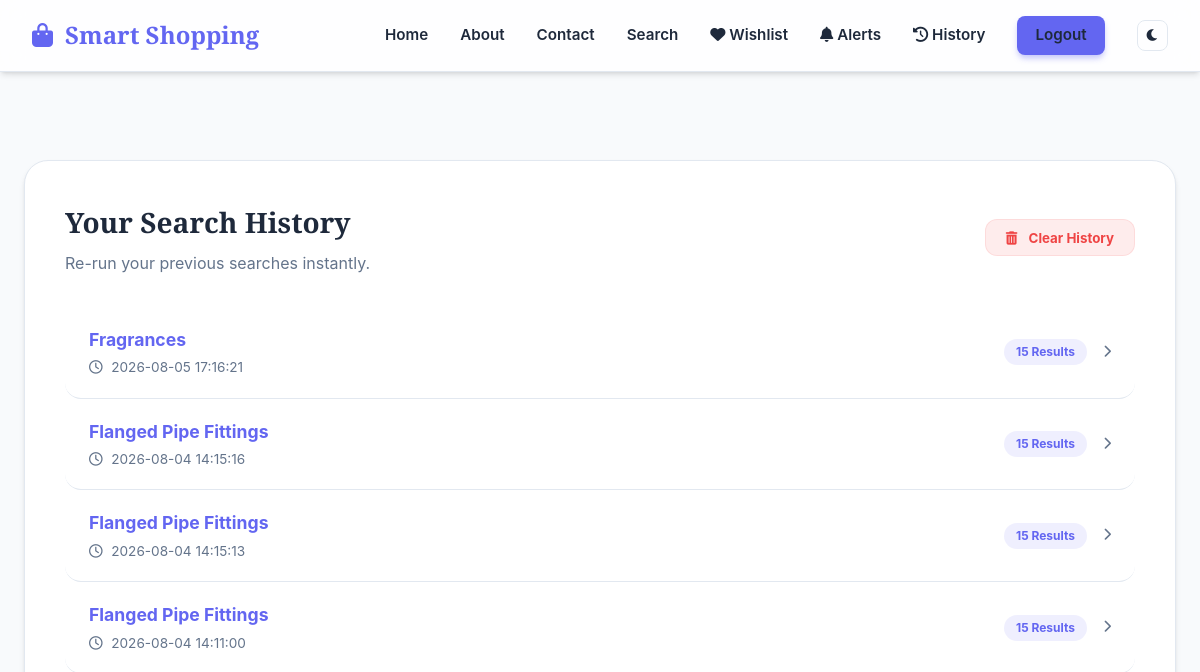
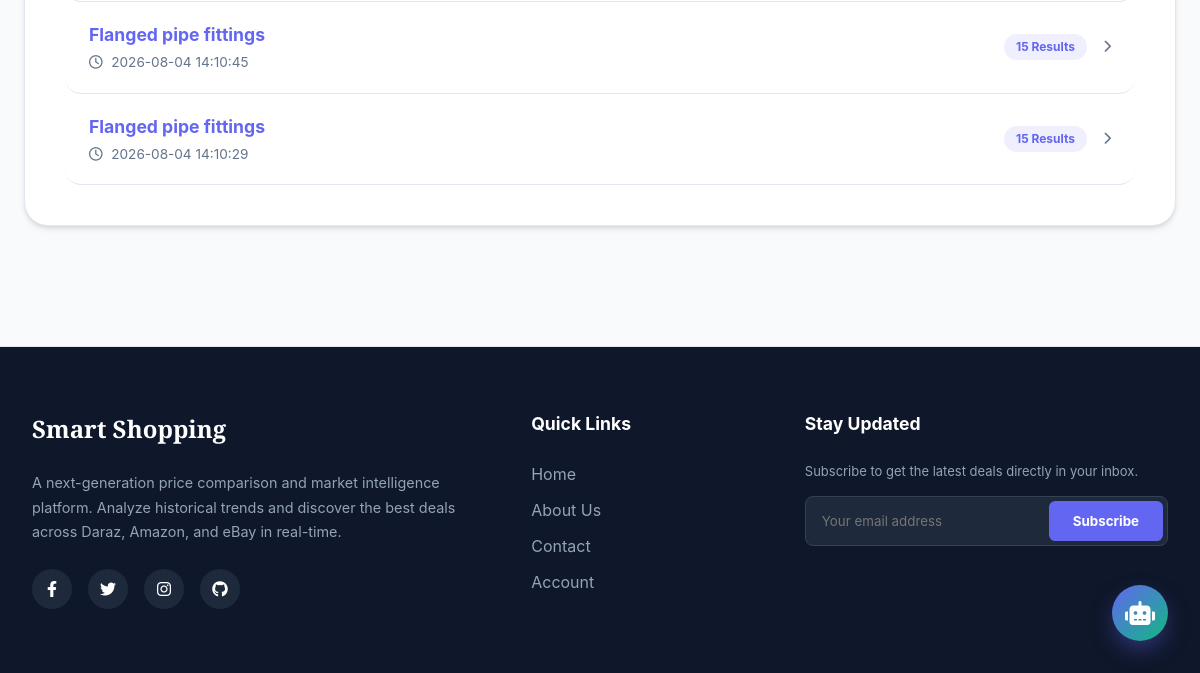
The page /search-history (signed in) on the database as committed earlier (2 pictures, top to bottom).
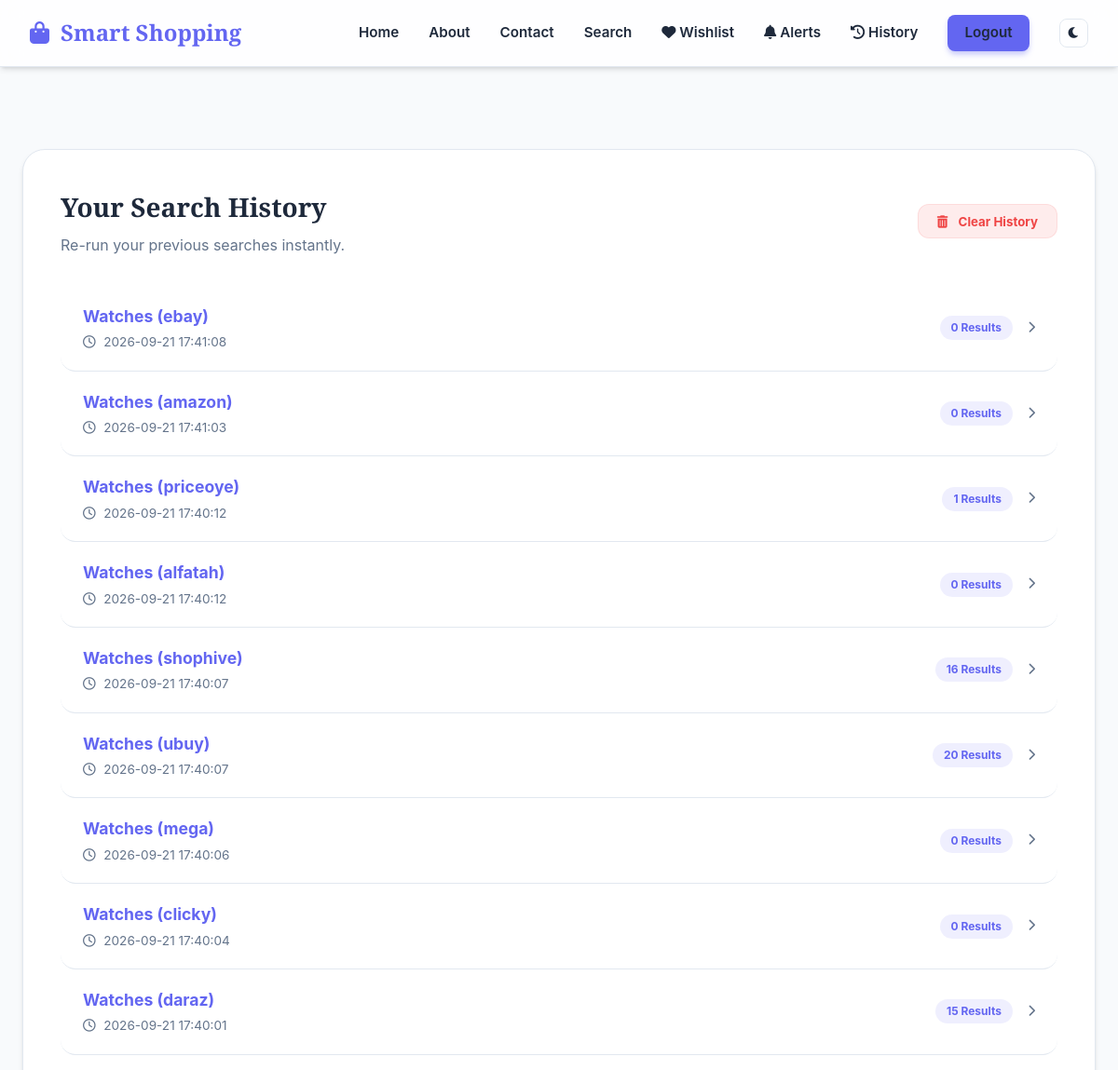
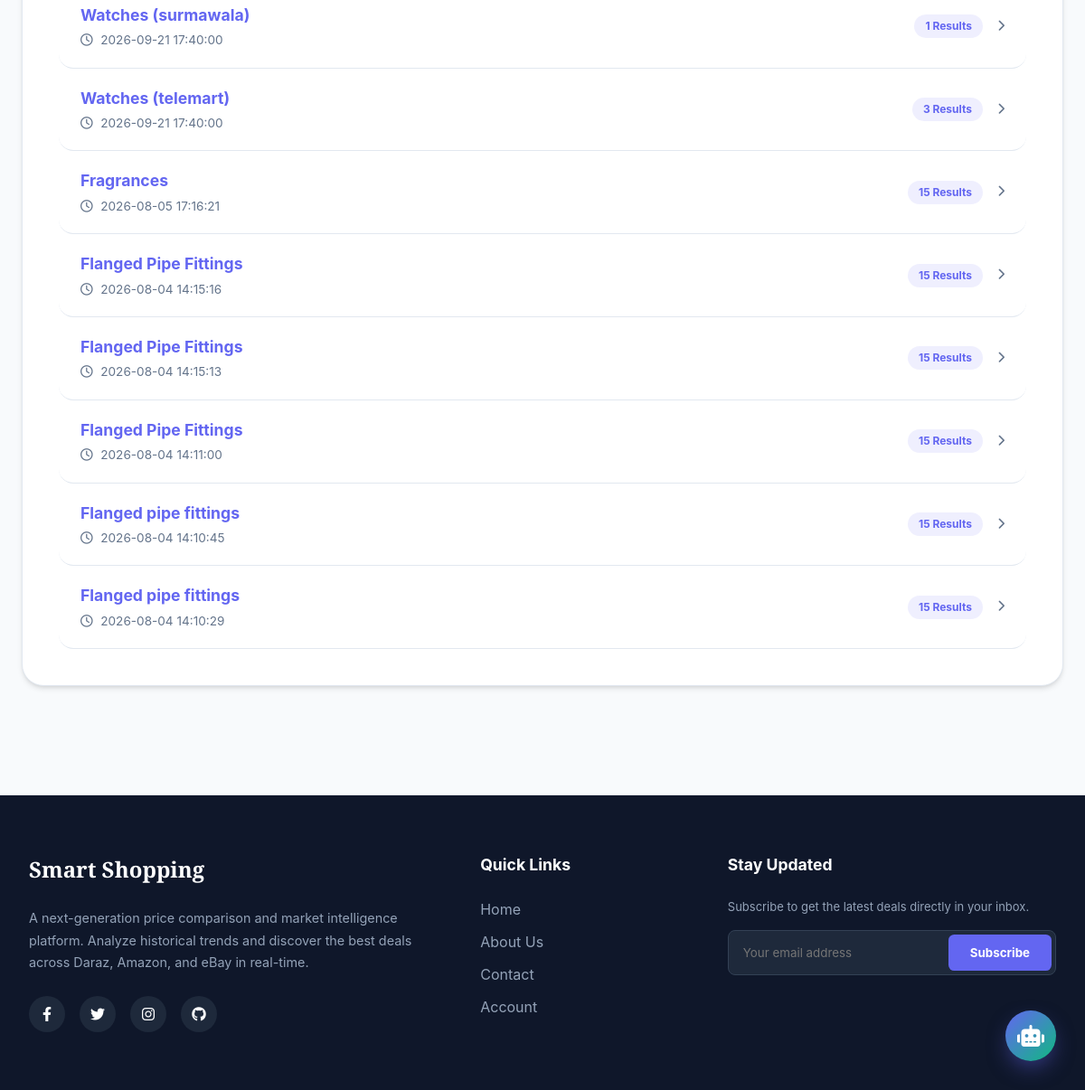
The same page on the database as committed later (2 pictures, top to bottom).
### tables this page shows
CREATE TABLE search_queries (id INTEGER PRIMARY KEY AUTOINCREMENT, query TEXT, user_ip TEXT, timestamp DATETIME DEFAULT CURRENT_TIMESTAMP, results_count INTEGER, user_id INTEGER);

### app.py (the view)
@app.route('/search-history')
@login_required
def search_history():
    if not session.get('user_id'):
        flash("Please login to view search history.", "warning")
        return redirect(url_for('signin'))
    user_id = session.get('user_id')
    conn = get_db_connection()
    history = conn.execute("""
        SELECT * FROM search_queries
        WHERE user_id = ?
        ORDER BY timestamp DESC
    """, (user_id,)).fetchall()
    conn.close()
    return render_template('search_history.html', history=history)

### app.py (called while the page is built)
def login_required(f):
    @wraps(f)
    def decorated_function(*args, **kwargs):
        if not session.get('user_id'):
            flash("Please sign in to access this page.", "warning")
            return redirect(url_for('signin'))
        return f(*args, **kwargs)
    return decorated_function

def get_db_connection():
    conn = sqlite3.connect(DB_PATH)
    conn.row_factory = sqlite3.Row
    return conn

### templates/search_history.html (shortened to what this page needs)
{% extends "base.html" %}
{% block content %}
<div class="container" style="padding-top: 3rem; padding-bottom: 5rem;">
    <div class="history-card">
        <div class="history-header">
            <div>
                <h2>Your Search History</h2>
                <p style="color: var(--text-muted); margin-top: 0.5rem;">Re-run your previous searches instantly.</p>
            </div>
            {% if history %}
            <form action="{{ url_for('clear_history') }}" method="POST"
                onsubmit="return confirm('Are you sure you want to clear your entire search history?');">
                <button type="submit" class="btn-action"
                    style="background: rgba(239, 68, 68, 0.1); color: #ef4444; border: 1px solid rgba(239, 68, 68, 0.1); padding: 0.6rem 1.25rem; border-radius: 0.75rem; font-weight: 700;">
                    <i class="fas fa-trash-alt" style="margin-right: 0.5rem;"></i> Clear History
                </button>
            </form>
            {% endif %}
        </div>
        <div class="history-list">
            {% if history %}
            {% for item in history %}
            <a href="{{ url_for('dashboard', q=item.query) }}" class="history-item">
                <div class="history-info">
                    <span class="history-query">{{ item.query }}</span>
                    <span class="history-meta">
                        <i class="far fa-clock" style="margin-right: 0.3rem;"></i>
                        {{ item.timestamp }}
                    </span>
                </div>
                <div class="history-action">
                    <span class="results-count">{{ item.results_count }} Results</span>
                    <i class="fas fa-chevron-right" style="color: var(--text-muted); font-size: 0.8rem;"></i>
                </div>
            </a>
            {% endfor %}
            {% endif %}
        </div>
    </div>
</div>
{% endblock %}

### templates/base.html (shortened to what this page needs)
<!DOCTYPE html>
<html lang="en">
<head>
    <link rel="stylesheet" href="https://cdnjs.cloudflare.com/ajax/libs/font-awesome/6.0.0/css/all.min.css">
</head>
<body data-user-authenticated="{{ 'true' if session.get('user_id') else 'false' }}">
    <nav class="navbar">
        <a href="{{ url_for('home') }}" class="logo"><i class="fas fa-shopping-bag"></i> Smart Shopping</a>
        <div class="nav-links">
            <a href="{{ url_for('home') }}">Home</a>
            <a href="{{ url_for('about') }}">About</a>
            <a href="{{ url_for('contact') }}">Contact</a>
            {% if session.get('user_id') %}
            <a href="{{ url_for('dashboard') }}">Search</a>
            <a href="{{ url_for('wishlist') }}"><i class="fas fa-heart"></i> Wishlist</a>
            <a href="{{ url_for('my_alerts') }}" style="position: relative;"><i class="fas fa-bell"></i> Alerts</a>
            <a href="{{ url_for('search_history') }}"><i class="fas fa-history"></i> History</a>
            {% endif %}
            {% if session.get('user_id') or session.get('admin_logged_in') %}
            <a href="{{ url_for('logout') }}" class="btn-primary" style="padding: 8px 18px;">Logout</a>
            {% else %}
            <a href="{{ url_for('signin') }}" class="btn-primary" style="padding: 8px 18px;">Sign In</a>
            {% endif %}
            <button class="theme-toggle" id="themeToggle" title="Toggle Dark Mode">
                <i class="fas fa-moon"></i>
            </button>
        </div>
    </nav>
    <div class="main-content">
        {% block content %}{% endblock %}
    </div>
    <footer class="footer">
        <div>
            <h3 class="footer-logo">Smart Shopping</h3>
            <p class="footer-text">A next-generation price comparison and market intelligence platform. Analyze
                historical trends and discover the best deals across Daraz, Amazon, and eBay in real-time.</p>
            <div class="social-links">
                <a href="#"><i class="fab fa-facebook-f"></i></a>
                <a href="#"><i class="fab fa-twitter"></i></a>
                <a href="#"><i class="fab fa-instagram"></i></a>
                <a href="#"><i class="fab fa-github"></i></a>
            </div>
        </div>
        <div class="footer-links">
            <h4>Quick Links</h4>
            <ul>
                <li><a href="{{ url_for('home') }}">Home</a></li>
                <li><a href="{{ url_for('about') }}">About Us</a></li>
                <li><a href="{{ url_for('contact') }}">Contact</a></li>
                <li><a href="{{ url_for('signin') }}">Account</a></li>
            </ul>
        </div>
        <div class="newsletter">
            <h4>Stay Updated</h4>
            <p style="font-size: 13px; margin-bottom: 15px;">Subscribe to get the latest deals directly in your inbox.
            </p>
            <form class="newsletter-form" action="#">
                <input type="email" placeholder="Your email address" required>
                <button type="submit">Subscribe</button>
            </form>
        </div>
    </footer>
    <div class="ai-chat-launcher" id="aiChatLauncher" onclick="toggleAIChat()">
        <i class="fas fa-robot"></i>
    </div>
</body>
</html>

### templates/base.html (style rules this page uses)
:root { --primary: #6366f1; --primary-rgb: 99, 102, 241; --primary-hover: #4f46e5; --secondary: #10b981; --bg-body: #f8fafc; --bg-card: #ffffff; --bg-card-rgb: 255, 255, 255; --text-main: #1e293b; --text-muted: #64748b; --border: #e2e8f0; --navbar-bg: rgba(255, 255, 255, 0.8); --footer-bg: #0f172a; --white: #ffffff; --shadow: 0 4px 6px -1px rgb(0 0 0 / 0.1), 0 2px 4px -2px rgb(0 0 0 / 0.1); --transition: all 0.3s cubic-bezier(0.4, 0, 0.2, 1); }
* { box-sizing: border-box; margin: 0; padding: 0; font-family: 'Inter', 'Source Sans Pro', sans-serif; }
body { background-color: var(--bg-body); color: var(--text-main); display: flex; flex-direction: column; min-height: 100vh; transition: var(--transition); line-height: 1.5; }
h1, h2, h3, .logo { font-family: 'Outfit', 'Playfair Display', serif; font-weight: 700; }
.navbar { background-color: var(--navbar-bg); backdrop-filter: blur(12px); padding: 1rem 2rem; display: flex; justify-content: space-between; align-items: center; box-shadow: var(--shadow); position: sticky; top: 0; z-index: 1000; border-bottom: 1px solid var(--border); transition: var(--transition); }
.logo { font-size: 1.5rem; text-decoration: none; color: var(--primary); display: flex; align-items: center; gap: 0.75rem; }
.nav-links { display: flex; gap: 2rem; align-items: center; }
.nav-links a { text-decoration: none; color: var(--text-main); font-size: 0.95rem; font-weight: 600; transition: var(--transition); }
.theme-toggle { background: none; border: 1px solid var(--border); color: var(--text-main); padding: 0.5rem; border-radius: 0.5rem; cursor: pointer; display: flex; align-items: center; justify-content: center; transition: var(--transition); }
.main-content { flex: 1; padding: 2.5rem 1.5rem; max-width: 1400px; margin: 0 auto; width: 100%; }
.footer { background-color: var(--footer-bg); color: #94a3b8; padding: 4rem 2rem; display: grid; grid-template-columns: 2fr 1fr 1.5fr; gap: 3rem; border-top: 1px solid var(--border); }
.footer-logo { color: var(--white); font-size: 1.5rem; margin-bottom: 1.5rem; }
.footer-text { font-size: 0.9rem; line-height: 1.7; margin-bottom: 1.5rem; }
.footer-links h4, .newsletter h4 { color: var(--white); margin-bottom: 1.5rem; font-size: 1.1rem; }
.footer-links ul { list-style: none; }
.footer-links ul li { margin-bottom: 0.75rem; }
.footer-links ul li a { color: #94a3b8; text-decoration: none; transition: var(--transition); }
.newsletter-form { display: flex; background: #1e293b; padding: 0.25rem; border-radius: 0.5rem; border: 1px solid #334155; }
.newsletter-form input { background: transparent; color: white; padding: 0.75rem; border: none; outline: none; flex: 1; }
.newsletter-form button { background: var(--primary); color: white; border: none; padding: 0.75rem 1.5rem; border-radius: 0.4rem; cursor: pointer; font-weight: 700; transition: var(--transition); }
.social-links { margin-top: 1.5rem; display: flex; gap: 1rem; }
.social-links a { width: 2.5rem; height: 2.5rem; background: #1e293b; display: flex; align-items: center; justify-content: center; border-radius: 50%; color: white; text-decoration: none; transition: var(--transition); }
.btn-primary { background-color: var(--primary); color: var(--white); border: none; padding: 0.75rem 1.75rem; border-radius: 0.5rem; cursor: pointer; font-weight: 600; text-decoration: none; display: inline-flex; align-items: center; justify-content: center; transition: var(--transition); box-shadow: 0 4px 6px -1px rgba(99, 102, 241, 0.4); }
.ai-chat-launcher { position: fixed; bottom: 2rem; right: 2rem; width: 3.5rem; height: 3.5rem; background: linear-gradient(135deg, var(--primary), var(--secondary)); color: white; border-radius: 50%; display: flex; align-items: center; justify-content: center; font-size: 1.5rem; cursor: pointer; box-shadow: 0 10px 25px -5px rgba(99, 102, 241, 0.5); z-index: 9999; transition: all 0.3s cubic-bezier(0.4, 0, 0.2, 1); }

Rows that differ between the two databases and show on the page:
added search_queries: query "Watches (ebay)", timestamp "2026-09-21 17:41:08", results_count "0"
added search_queries: query "Watches (amazon)", timestamp "2026-09-21 17:41:03", results_count "0"
added search_queries: query "Watches (priceoye)", timestamp "2026-09-21 17:40:12", results_count "1"
added search_queries: query "Watches (alfatah)", timestamp "2026-09-21 17:40:12", results_count "0"
added search_queries: query "Watches (shophive)", timestamp "2026-09-21 17:40:07", results_count "16"
added search_queries: query "Watches (ubuy)", timestamp "2026-09-21 17:40:07", results_count "20"
added search_queries: query "Watches (mega)", timestamp "2026-09-21 17:40:06", results_count "0"
added search_queries: query "Watches (clicky)", timestamp "2026-09-21 17:40:04", results_count "0"
added search_queries: query "Watches (daraz)", timestamp "2026-09-21 17:40:01", results_count "15"
added search_queries: query "Watches (surmawala)", timestamp "2026-09-21 17:40:00", results_count "1"
added search_queries: query "Watches (telemart)", timestamp "2026-09-21 17:40:00", results_count "3"
